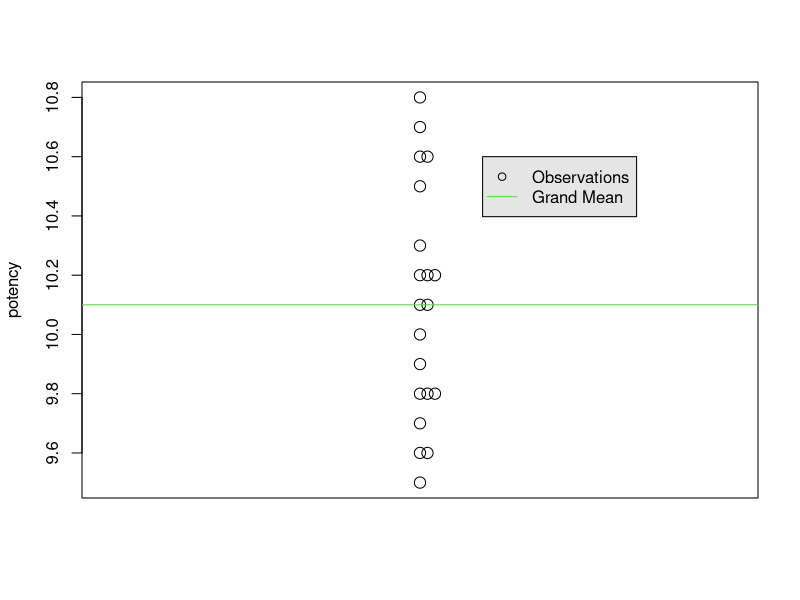
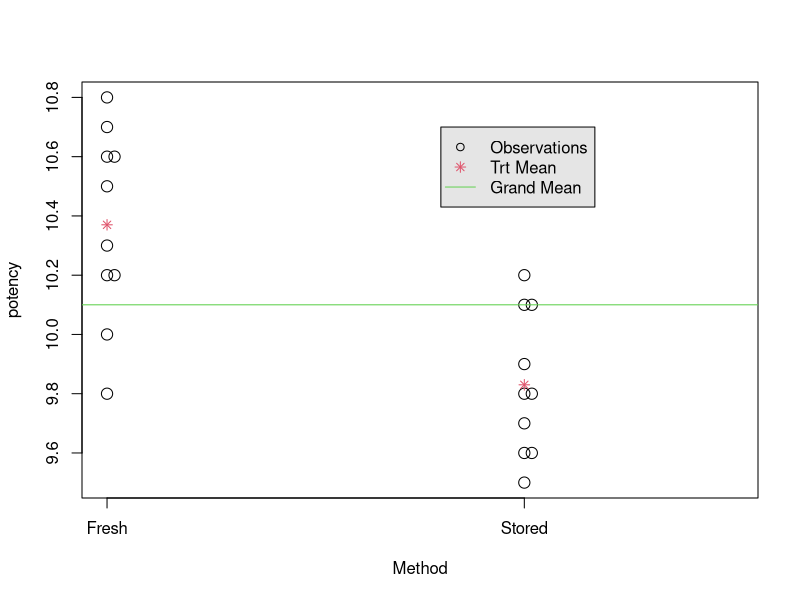

The R script that drew these images, in order:
drug=data.frame(potency=c(10.2,9.8,10.5,9.6,10.3,10.1,10.8,10.2,9.8,10.1,10.6,
			 	9.7,10.7,9.5,10.2,9.6,10.0,9.8,10.6,9.9),
		    method=rep(c("Fresh","Stored"),5))

stripchart(drug$potency,method="stack",vertical=TRUE,
	pch=1,cex=1.5,ylab="potency")
abline(h=mean(drug$potency),col=3)
legend(1.2,10.6, c("Observations", "Grand Mean"), col = c(1,3), text.col= "black",
       lty=c(0,1),pch=c(1,NA),bg='gray90')

stripchart(potency~method,data=drug,method="stack",vertical=TRUE,
	pch=1,cex=1.5,xlab="Method",ylab="potency")
points(c(1,2),tapply(drug$potency,drug$method,mean),col=2,pch=8)
abline(h=mean(drug$potency),col=3)
legend(1.8,10.7, c("Observations","Trt Mean","Grand Mean"), col = c(1,2,3), text.col= "black",
       lty=c(0,0,1),pch=c(1,8,NA),bg='gray90')